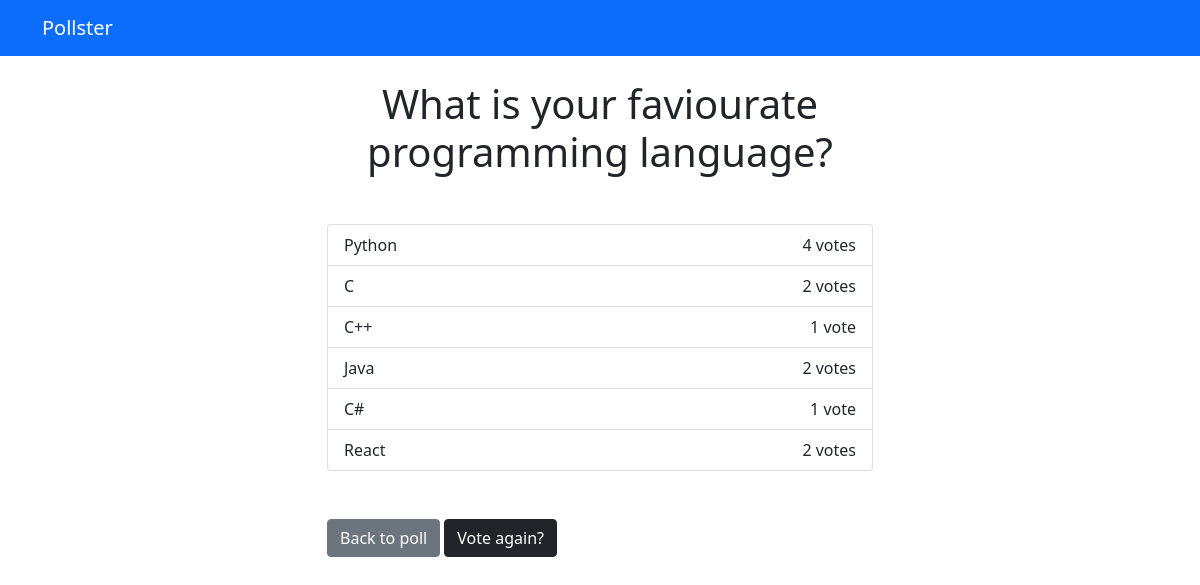
Page /polls/1/result on the committed database.
### polls/models.py (models this page shows, shortened)
class Question(models.Model):
    question_text = models.CharField(max_length=200)
    pub_date = models.DateTimeField('date published')

class Choice(models.Model):
    question = models.ForeignKey(Question, on_delete=models.CASCADE)
    choice_text = models.CharField(max_length=200)
    votes = models.IntegerField(default=0)

### polls/views.py (the view)
# urls.py: path('polls/<int:question_id>/result', views.result, name="result"),
def result(request,question_id):
    question = get_object_or_404(Question, pk=question_id)
    return render(request, 'polls/result.html',{'question':question})

### polls/templates/polls/result.html
{% extends 'base.html' %}
{% block content %}
<h1 class="mb-5 text-center">{{ question.question_text }}</h1>
<ul class="list-group mb-5">
    {% for choice in question.choice_set.all %}
    <li class="list-group-item">
        {{choice.choice_text }} <span style="float:right">{{choice.votes}} vote{{choice.votes|pluralize}}</span>
    </li>
    {% endfor %}
</ul>
<a class="btn btn-secondary" href="{% url 'polls:index' %}">Back to poll</a>
<a class="btn btn-dark" href="{% url 'polls:detail' question.id %}">Vote again?</a>
{% endblock %}

### polls/templates/base.html (shortened to what this page needs)
<!DOCTYPE html>
<html lang="en">
<head>
    <link href="https://cdn.jsdelivr.net/npm/bootstrap@5.0.0-beta3/dist/css/bootstrap.min.css" rel="stylesheet">
</head>
<body>
    {% include 'polls/_nav.html' %}
    <div class="container">
        <div class="row">
            <div class="col-md-6 m-auto">
                {% block content %} {% endblock %}
            </div>
        </div>
    </div>
</body>
</html>

### polls/templates/polls/_nav.html
<div class="navbar navbar-dark bg-primary mb-4">
    <div class="container">
        <a class="navbar-brand" href='/'>Pollster</a>
    </div>
</div>

### rows in the picture
Question: question_text "What is your faviourate programming language?"
Choice: choice_text "Python", votes "4"
Choice: choice_text "C", votes "2"
Choice: choice_text "C++", votes "1"
Choice: choice_text "Java", votes "2"
Choice: choice_text "C#", votes "1"
Choice: choice_text "React", votes "2"
